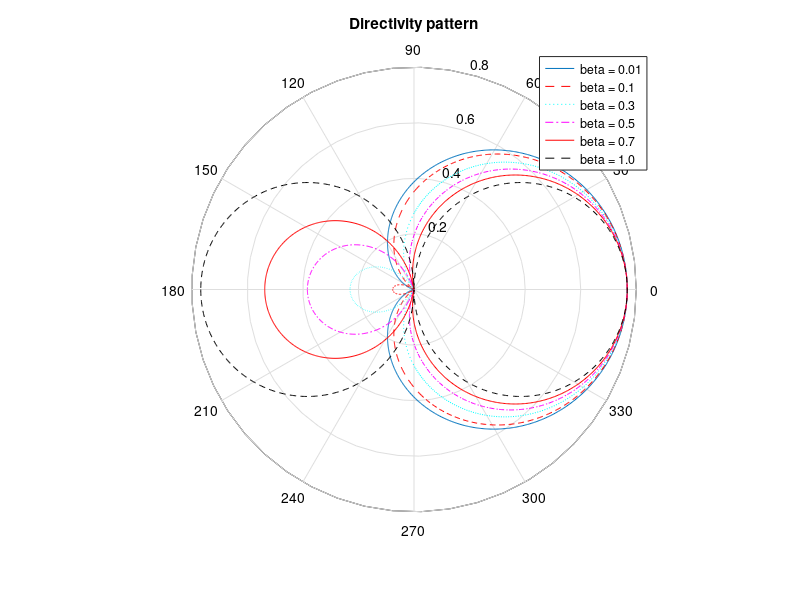
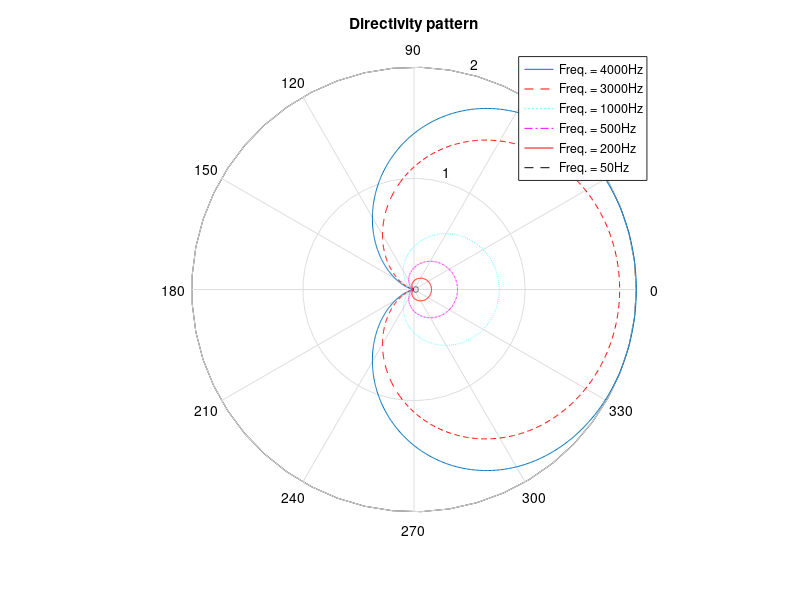
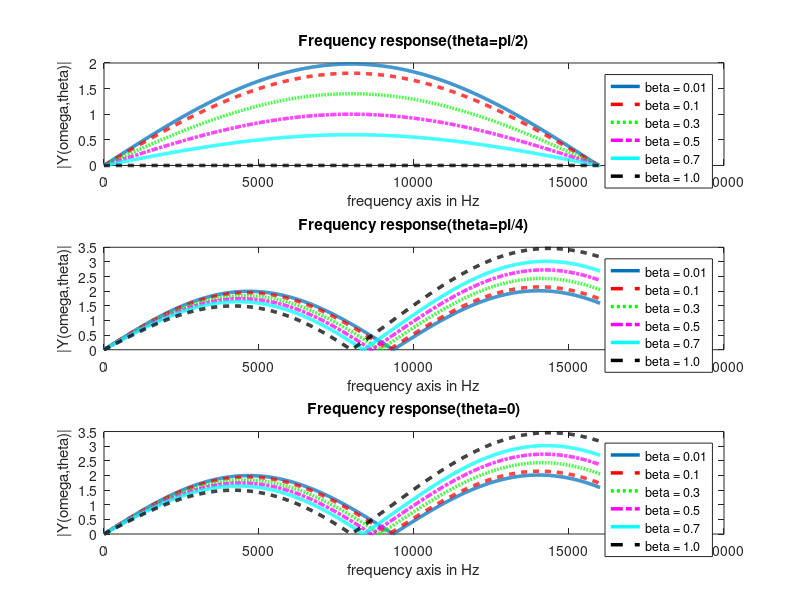

These figures' MATLAB source, in order: (Note: a time limit stopped this script after it produced the figures.)
%% ----------------------------------------------------------------------------------------
% Directional response of combined forward-backward cardioid without additional delay element T
%----------------------------------------------------------------------------------------
% Microphone spacing
d = 0.0215; % in m

% speed of sound
c = 343; % in m/s

% Define look directions 'theta' in ° or rad (depending on which trigonometric functions you use) for which the frequency response is evaluated
theta = linspace(-pi,pi,1000);

% Define fixed frequency value 'f' in Hz for which the frequency response is evaluated
f = [50 200 500 1000 3000 4000]; %[Hz]
% f = 1000;
% Angular frequency omega (depends on f)
omega = 2*pi*f;

% Angular frequency over speed of sound
k = omega/c;
% Delay element
T= d/c;

% Weight parameter
beta = [.01 .1 .3 .5 .7 1];

%Calculate directional response by evaluating (6) in G. W. Elko, A Simple Adaptive First-Order Differential Microphone
%Plot directional response over angles. 

% Plots are showing the directivity pattern with different beta values on
% same figure
figure;
car_comb = 2*abs(sin(k(4)*d*(1 + cos(theta))/2) - (beta(1)*sin(k(4)*d*(1 - cos(theta))/2)));polar(theta,(car_comb));
hold on
car_comb = 2*abs(sin(k(4)*d*(1 + cos(theta))/2) - (beta(2)*sin(k(4)*d*(1 - cos(theta))/2)));polar(theta,(car_comb),'--r');
car_comb = 2*abs(sin(k(4)*d*(1 + cos(theta))/2) - (beta(3)*sin(k(4)*d*(1 - cos(theta))/2)));polar(theta,(car_comb),':c');
car_comb = 2*abs(sin(k(4)*d*(1 + cos(theta))/2) - (beta(4)*sin(k(4)*d*(1 - cos(theta))/2)));polar(theta,(car_comb),'-.m');
car_comb = 2*abs(sin(k(4)*d*(1 + cos(theta))/2) - (beta(5)*sin(k(4)*d*(1 - cos(theta))/2)));polar(theta,(car_comb),'r');
car_comb = 2*abs(sin(k(4)*d*(1 + cos(theta))/2) - (beta(6)*sin(k(4)*d*(1 - cos(theta))/2)));polar(theta,(car_comb),'--k');
title('Directivity pattern')
ylabel('response in Magnitude')
legend('beta = 0.01','beta = 0.1','beta = 0.3','beta = 0.5','beta = 0.7','beta = 1.0')

figure;
car_comb = 2*abs(sin(k(6)*d*(1 + cos(theta))/2) - (beta(1)*sin(k(6)*d*(1 - cos(theta))/2)));polar(theta,(car_comb));
hold on
car_comb = 2*abs(sin(k(5)*d*(1 + cos(theta))/2) - (beta(1)*sin(k(5)*d*(1 - cos(theta))/2)));polar(theta,(car_comb),'--r');
car_comb = 2*abs(sin(k(4)*d*(1 + cos(theta))/2) - (beta(1)*sin(k(4)*d*(1 - cos(theta))/2)));polar(theta,(car_comb),':c');
car_comb = 2*abs(sin(k(3)*d*(1 + cos(theta))/2) - (beta(1)*sin(k(3)*d*(1 - cos(theta))/2)));polar(theta,(car_comb),'-.m');
car_comb = 2*abs(sin(k(2)*d*(1 + cos(theta))/2) - (beta(1)*sin(k(2)*d*(1 - cos(theta))/2)));polar(theta,(car_comb),'r');
car_comb = 2*abs(sin(k(1)*d*(1 + cos(theta))/2) - (beta(1)*sin(k(1)*d*(1 - cos(theta))/2)));polar(theta,(car_comb),'--k');
title('Directivity pattern')
ylabel('response in Magnitude')
legend('Freq. = 4000Hz','Freq. = 3000Hz','Freq. = 1000Hz','Freq. = 500Hz','Freq. = 200Hz','Freq. = 50Hz')
%% ----------------------------------------------------------------------------------------
% Frequency response of combined forward-backward cardioid without additional delay element T
%----------------------------------------------------------------------------------------
% Microphone spacing
d = 0.0215; % in m
dd = [0.0154 .0215 .0300 .0350 .0428 .0504];
% speed of sound
c = 343; % in m/s

% Define fixed look direction 'theta' in ° or rad (depending on which trigonometric functions you use) for which the frequency response is evaluated
theta = [pi/2, pi/4, 0];

% Define frequency values 'f' in Hz for which the frequency response is evaluated
f = linspace(0,16000,1000);

% Angular frequency omega (depends on f)
omega = 2*pi*f;

% Angular frequency over speed of sound
k = omega/c;

% Weight parameter
beta = [.01 .1 .3 .5 .7 1.0];

%Calculation of frequency response by evaluating (6) in G. W. Elko, A Simple Adaptive First-Order Differential Microphone


figure;
subplot(311)
car_comb = 2*abs(sin(k*d*(1 + cos(theta(1)))/2) - (beta(1)*sin(k*d*(1 - cos(theta(1)))/2)));plot(f,abs(car_comb),'LineWidth',2.5);
hold on
car_comb = 2*abs(sin(k*d*(1 + cos(theta(1)))/2) - (beta(2)*sin(k*d*(1 - cos(theta(1)))/2)));plot(f,abs(car_comb),'--r','LineWidth',2.5);
car_comb = 2*abs(sin(k*d*(1 + cos(theta(1)))/2) - (beta(3)*sin(k*d*(1 - cos(theta(1)))/2)));plot(f,abs(car_comb),':g','LineWidth',2.5);
car_comb = 2*abs(sin(k*d*(1 + cos(theta(1)))/2) - (beta(4)*sin(k*d*(1 - cos(theta(1)))/2)));plot(f,abs(car_comb),'-.m','LineWidth',2.5);
car_comb = 2*abs(sin(k*d*(1 + cos(theta(1)))/2) - (beta(5)*sin(k*d*(1 - cos(theta(1)))/2)));plot(f,abs(car_comb),'c','LineWidth',2.5);
car_comb = 2*abs(sin(k*d*(1 + cos(theta(1)))/2) - (beta(6)*sin(k*d*(1 - cos(theta(1)))/2)));plot(f,abs(car_comb),'--k','LineWidth',2.5);
title('Frequency response(theta=pi/2)')
xlabel('frequency axis in Hz')
ylabel('|Y(omega,theta)|')
legend('beta = 0.01','beta = 0.1','beta = 0.3','beta = 0.5','beta = 0.7','beta = 1.0')

subplot(312)
car_comb = 2*abs(sin(k*d*(1 + cos(theta(2)))/2) - (beta(1)*sin(k*d*(1 - cos(theta(2)))/2)));plot(f,abs(car_comb),'LineWidth',2.5);
hold on
car_comb = 2*abs(sin(k*d*(1 + cos(theta(2)))/2) - (beta(2)*sin(k*d*(1 - cos(theta(2)))/2)));plot(f,abs(car_comb),'--r','LineWidth',2.5);
car_comb = 2*abs(sin(k*d*(1 + cos(theta(2)))/2) - (beta(3)*sin(k*d*(1 - cos(theta(2)))/2)));plot(f,abs(car_comb),':g','LineWidth',2.5);
car_comb = 2*abs(sin(k*d*(1 + cos(theta(2)))/2) - (beta(4)*sin(k*d*(1 - cos(theta(2)))/2)));plot(f,abs(car_comb),'-.m','LineWidth',2.5);
car_comb = 2*abs(sin(k*d*(1 + cos(theta(2)))/2) - (beta(5)*sin(k*d*(1 - cos(theta(2)))/2)));plot(f,abs(car_comb),'c','LineWidth',2.5);
car_comb = 2*abs(sin(k*d*(1 + cos(theta(2)))/2) - (beta(6)*sin(k*d*(1 - cos(theta(2)))/2)));plot(f,abs(car_comb),'--k','LineWidth',2.5);
title('Frequency response(theta=pi/4)')
xlabel('frequency axis in Hz')
ylabel('|Y(omega,theta)|')
legend('beta = 0.01','beta = 0.1','beta = 0.3','beta = 0.5','beta = 0.7','beta = 1.0')

subplot(313)
car_comb = 2*abs(sin(k*d*(1 + cos(theta(2)))/2) - (beta(1)*sin(k*d*(1 - cos(theta(2)))/2)));plot(f,abs(car_comb),'LineWidth',2.5);
hold on
car_comb = 2*abs(sin(k*d*(1 + cos(theta(2)))/2) - (beta(2)*sin(k*d*(1 - cos(theta(2)))/2)));plot(f,abs(car_comb),'--r','LineWidth',2.5);
car_comb = 2*abs(sin(k*d*(1 + cos(theta(2)))/2) - (beta(3)*sin(k*d*(1 - cos(theta(2)))/2)));plot(f,abs(car_comb),':g','LineWidth',2.5);
car_comb = 2*abs(sin(k*d*(1 + cos(theta(2)))/2) - (beta(4)*sin(k*d*(1 - cos(theta(2)))/2)));plot(f,abs(car_comb),'-.m','LineWidth',2.5);
car_comb = 2*abs(sin(k*d*(1 + cos(theta(2)))/2) - (beta(5)*sin(k*d*(1 - cos(theta(2)))/2)));plot(f,abs(car_comb),'c','LineWidth',2.5);
car_comb = 2*abs(sin(k*d*(1 + cos(theta(2)))/2) - (beta(6)*sin(k*d*(1 - cos(theta(2)))/2)));plot(f,abs(car_comb),'--k','LineWidth',2.5);
title('Frequency response(theta=0)')
xlabel('frequency axis in Hz')
ylabel('|Y(omega,theta)|')
legend('beta = 0.01','beta = 0.1','beta = 0.3','beta = 0.5','beta = 0.7','beta = 1.0')
figure;
car_comb = 2*abs(sin(k*dd(1)*(1 + cos(theta(3)))/2) - (beta(1)*sin(k*dd(1)*(1 - cos(theta(3)))/2)));plot(f,20*log10((car_comb)),'LineWidth',2.5);
hold on
grid on
car_comb = 2*abs(sin(k*dd(2)*(1 + cos(theta(3)))/2) - (beta(1)*sin(k*dd(2)*(1 - cos(theta(3)))/2)));plot(f,20*log10((car_comb)),'--r','LineWidth',2.5);
car_comb = 2*abs(sin(k*dd(3)*(1 + cos(theta(3)))/2) - (beta(1)*sin(k*dd(3)*(1 - cos(theta(3)))/2)));plot(f,20*log10((car_comb)),':g','LineWidth',2.5);
car_comb = 2*abs(sin(k*dd(4)*(1 + cos(theta(3)))/2) - (beta(1)*sin(k*dd(4)*(1 - cos(theta(3)))/2)));plot(f,20*log10((car_comb)),'-.m','LineWidth',2.5);
car_comb = 2*abs(sin(k*dd(5)*(1 + cos(theta(3)))/2) - (beta(1)*sin(k*dd(5)*(1 - cos(theta(3)))/2)));plot(f,20*log10((car_comb)),'c','LineWidth',2.5);
car_comb = 2*abs(sin(k*dd(6)*(1 + cos(theta(3)))/2) - (beta(1)*sin(k*dd(6)*(1 - cos(theta(3)))/2)));plot(f,20*log10((car_comb)),'--k','LineWidth',2.5);
title('Frequency response(theta=0)')
xlabel('frequency axis in Hz')
ylabel('20*log(Y(omega,theta)) [dB]')
legend('Int.Dist. = 0.0154m','Int.Dist. = 0.0215m','Int.Dist. = 0.03m','Int.Dist. = 0.035m','Int.Dist. = 0.0428m','Int.Dist. = 0.0504m')
%% ----------------------------------------------------------------------------------------
% Beampattern of combined forward-backward cardioid without additional delay element T
%----------------------------------------------------------------------------------------
% Microphone spacing
d = 0.0215; % in m

% speed of sound
c = 343; % in m/s

% Define look directions 'theta' in ° or rad (depending on which trigonometric functions you use) for which the frequency response is evaluated
theta = linspace(-pi,pi,1000);

% Define frequency values 'f' in Hz for which the frequency response is evaluated
f =  linspace(0,16000,1000);

% Angular frequency omega (depends on f)
omega = 2*pi*f;

% Delay element
% T= d/c;
T = 0;
% Angular frequency over speed of sound
k = omega/c;

% Weight parameter
beta =0.1;

%Evaluate (6) in G. W. Elko, A Simple Adaptive First-Order
%Differential Microphone for all combinations of specified angles theta and
%all specified frequencis in f
Z = zeros(length(omega),length(theta));
for i = 1:length(omega)
    for ii = 1:length(theta)
Z(i,ii) = 2*abs(sin(k(i)*d*(1 + cos(theta(ii)))/2) - (beta*sin(k(i)*d*(1 - cos(theta(ii)))/2)));
    end
end
%Plot the beampattern in dB -> 20*log10(Z) over angles and frequency

figure;
imagesc(theta,f,20*log10(abs(Z)));
colorbar %switch colorbar on
colormap('default')
caxis([-50 10]); %set limit of c-axis
title('Beampattern of Combination of Forward & Backward Cardioid')
xlabel('Angle-axis[1/pi]')
ylabel('Frequency-axis[Hz]')
